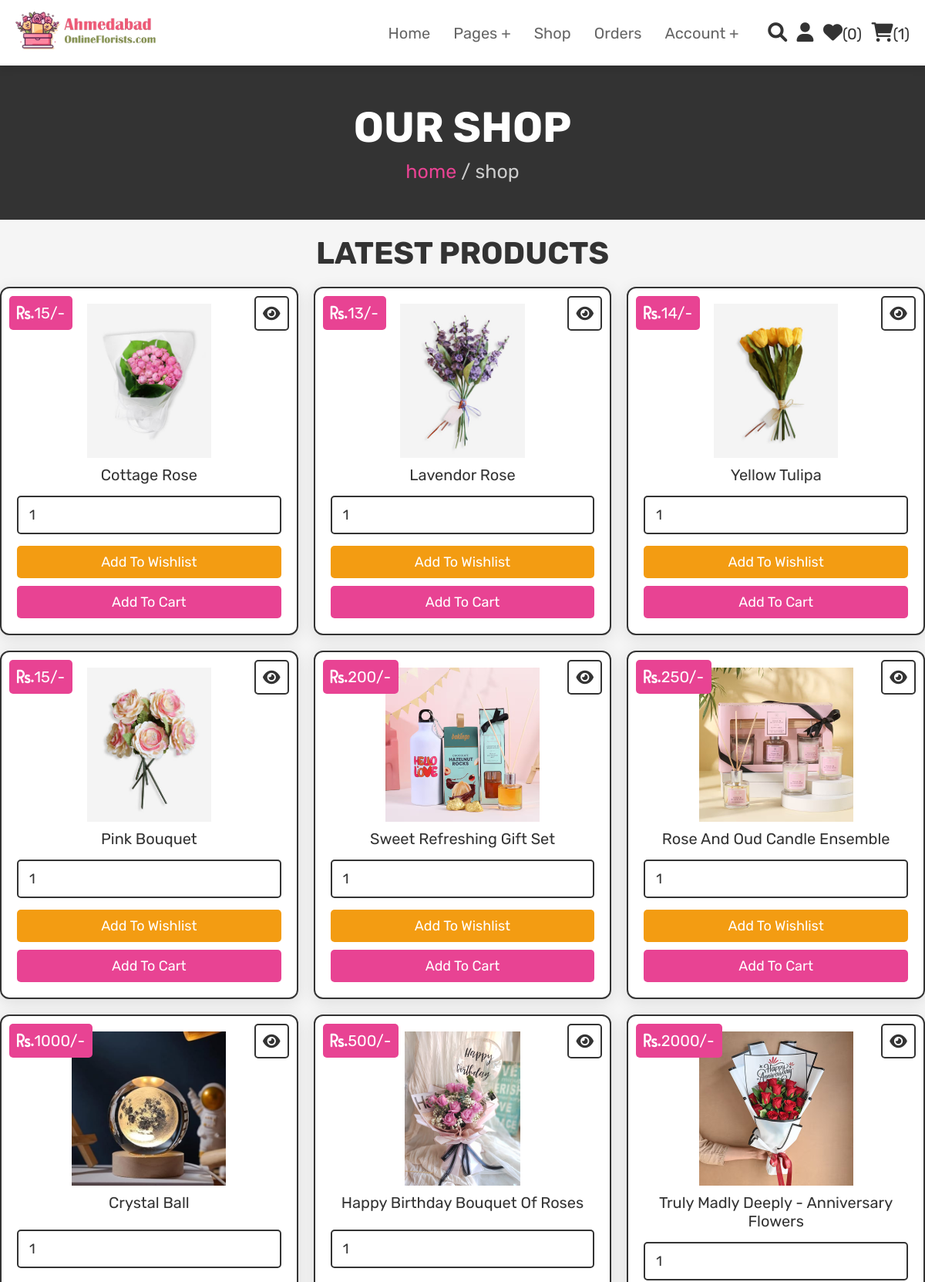
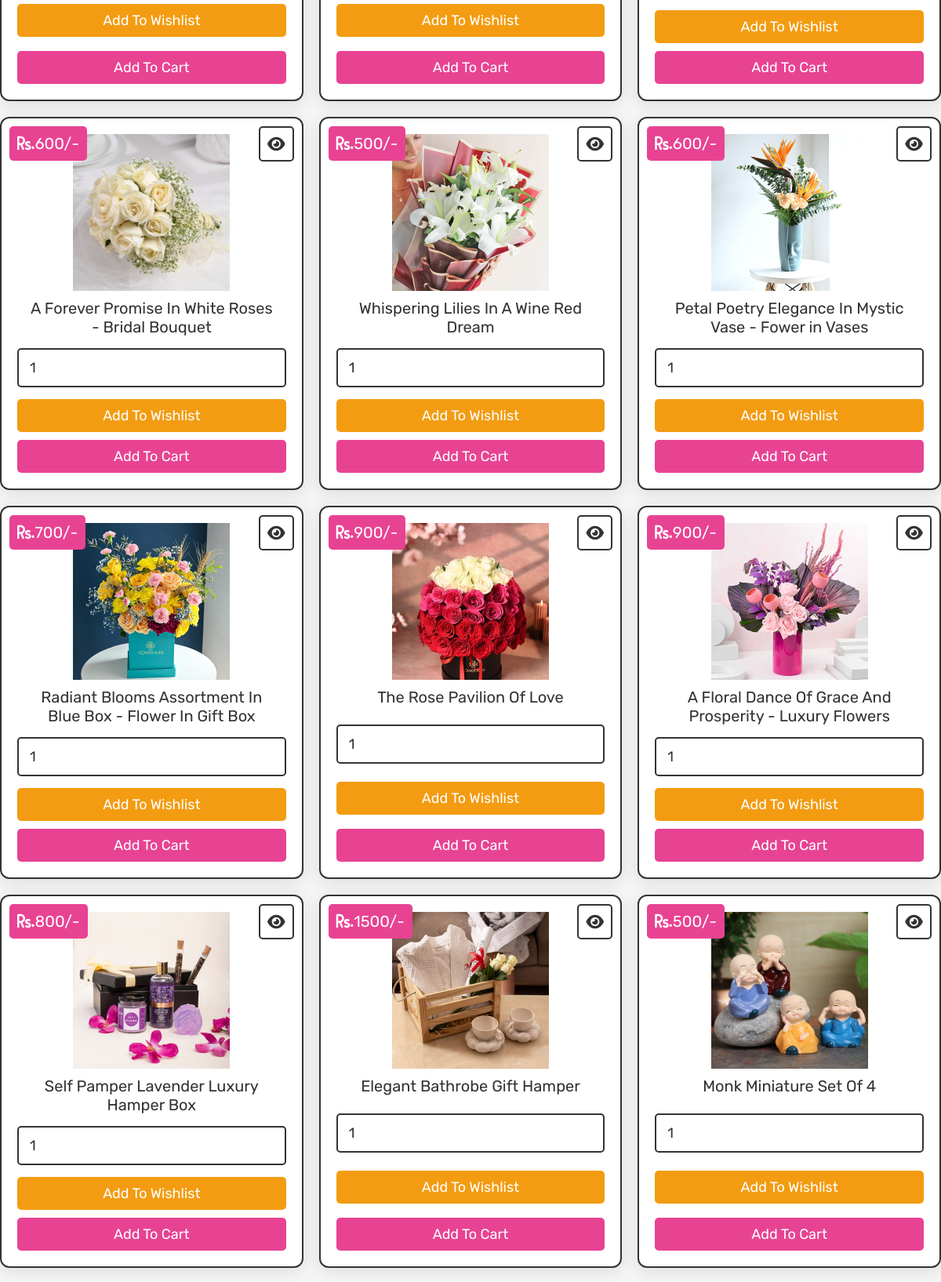
Screenshot of /shop.php (signed in, upper part) with the database file from the repository (2 pictures, top to bottom).
### tables this page shows
CREATE TABLE `products` (
  `id` int(100) NOT NULL,
  `name` varchar(100) NOT NULL,
  `details` varchar(500) NOT NULL,
  `price` int(100) NOT NULL,
  `image` varchar(100) NOT NULL
);

### shop.php (the view, shortened to what this page needs)
<?php
@include 'config.php';
?>
<!DOCTYPE html>
<html lang="en">
<head>
   <link rel="stylesheet" href="https://cdnjs.cloudflare.com/ajax/libs/font-awesome/6.0.0/css/all.min.css">
   <link rel="stylesheet" href="css/style.css">
</head>
<body>
<?php @include 'header.php'; ?>
<section class="heading">
    <h3>our shop</h3>
    <p> <a href="home.php">home</a> / shop </p>
</section>
<section class="products">
   <h1 class="title">latest products</h1>
   <div class="box-container">
      <?php
         $select_products = mysqli_query($conn, "SELECT * FROM `products`") or die('query failed');
         if(mysqli_num_rows($select_products) > 0){
            while($fetch_products = mysqli_fetch_assoc($select_products)){
      ?>
      <form action="" method="POST" class="box">
         <a href="view_page.php?pid=<?php echo $fetch_products['id']; ?>" class="fas fa-eye"></a>
         <a href="view_page.php?pid=<?php echo $fetch_products['id']; ?>">
         <div class="price"><i class="fa fa-rupee">. </i><?php echo $fetch_products['price']; ?>/-</div>
         <img src="uploaded_img/<?php echo $fetch_products['image']; ?>" alt="" class="image">
         <div class="name"><?php echo $fetch_products['name']; ?></div></a>
         <input type="number" name="product_quantity" value="1" min="0" class="qty">
         <input type="submit" value="add to wishlist" name="add_to_wishlist" class="option-btn">
         <input type="submit" value="add to cart" name="add_to_cart" class="btn">
      </form>
      <?php
         }
      }else{
         echo '<p class="empty">no products added yet!</p>';
      }
      ?>
   </div>
</section>
</body>
</html>

### css/style.css (style rules this page uses)
:root { --pink:#e84393; --red:#c0392b; --orange:#f39c12; --black:#333; --white:#fff; --light-color:#666; --light-white:#ccc; --light-bg:#f5f5f5; --border:.2rem solid var(--black); --box-shadow:0 .5rem 1rem rgba(0,0,0,.1); }
* { font-family: 'Rubik', sans-serif; margin:0; padding:0; box-sizing: border-box; outline: none; border:none; text-decoration: none; transition:all .2s linear; }
html { font-size: 62.5%; overflow-x: hidden; scroll-behavior: smooth; scroll-padding-top: 6.5rem; }
body { background: var(--light-bg); }
section { padding: 20px 0px 20px 0px; }
.btn, .delete-btn, .option-btn { display: inline-block; border-radius: .5rem; margin-top: 1rem; font-size: 1.8rem; color:var(--white); cursor: pointer; padding:1rem 3rem; text-transform: capitalize; }
.btn { background-color: var(--pink); }
.option-btn { background-color: var(--orange); }
.heading { display: flex; flex-flow: column; align-items: center; justify-content: center; gap:1rem; background-color: var(--black); text-align: center; min-height: 25vh; }
.heading h3 { font-size: 5.5rem; color:var(--white); text-transform: uppercase; }
.heading p { font-size: 2.5rem; color:var(--light-white); }
.heading p a { color:var(--pink); }
.title { text-align: center; margin-bottom: 2rem; color:var(--black); text-transform: uppercase; font-size: 4rem; }
.products .box-container { max-width: 1200px; margin:0 auto; display: grid; grid-template-columns: repeat(auto-fill, minmax(300px, 1fr)); gap: 2rem; align-items: stretch; justify-content: center; }
.products .box-container .box { background-color: var(--white); border:var(--border); padding:2rem; text-align: center; position: relative; display: flex; flex-direction: column; justify-content: space-between; height: 100%; background: #fff; border-radius: 1.2rem; box-shadow: 0 4px 20px rgba(0, 0, 0, 0.1); transition: transform 0.2s ease, box-shadow 0.3s ease; }
.products .box-container .box .image { height: 20rem; display: block; margin: 0 auto; object-fit: cover; }
.products .box-container .box .fa-eye, .products .box-container .box .price { position: absolute; top:1rem; border-radius: .5rem; }
.products .box-container .box .price { font-size: 2rem; padding:1rem; background-color: var(--pink); color:var(--white); left:1rem; }
.products .box-container .box .fa-eye { right:1rem; height: 4.5rem; width: 4.5rem; line-height: 4.2rem; font-size: 2rem; background-color: var(--white); color:var(--black); border:var(--border); }
.products .box-container .box .name { margin:1rem; font-size: 2rem; color:var(--black); }
.products .box-container .box .qty { width: 100%; padding:1.2rem 1.4rem; font-size: 1.8rem; color:var(--black); border:var(--border); border-radius: .5rem; margin:.5rem 0; }
.products .box-container .box .btn, .products .box-container .box .option-btn { width: 100%; }
.products { padding-top: 20px; padding-bottom: 20px }

### rows the page displays
products: price "15", image (picture), name "Cottage Rose"
products: price "13", image (picture), name "Lavendor Rose"
products: price "14", image (picture), name "Yellow Tulipa"
products: price "15", image (picture), name "Pink Bouquet"
products: price "200", image (picture), name "Sweet Refreshing Gift Set"
products: price "250", image (picture), name "Rose And Oud Candle Ensemble"
products: price "1000", image (picture), name "Crystal Ball"
products: price "500", image (picture), name "Happy Birthday Bouquet Of Roses"
products: price "2000", image (picture), name "Truly Madly Deeply - Anniversary Flowers"
products: price "600", image (picture), name "A Forever Promise In White Roses - Bridal Bouquet"
products: price "500", image (picture), name "Whispering Lilies In A Wine Red Dream"
products: price "600", image (picture), name "Petal Poetry Elegance In Mystic Vase - Fower in Vases"
products: price "700", image (picture), name "Radiant Blooms Assortment In Blue Box - Flower In Gift Box"
products: price "900", image (picture), name "The Rose Pavilion Of Love"
products: price "900", image (picture), name "A Floral Dance Of Grace And Prosperity - Luxury Flowers"
products: price "800", image (picture), name "Self Pamper Lavender Luxury Hamper Box"
products: price "1500", image (picture), name "Elegant Bathrobe Gift Hamper"
products: price "500", image (picture), name "Monk Miniature Set Of 4"

### other values shown
$wishlist_num_rows "0"
$cart_num_rows "1"
